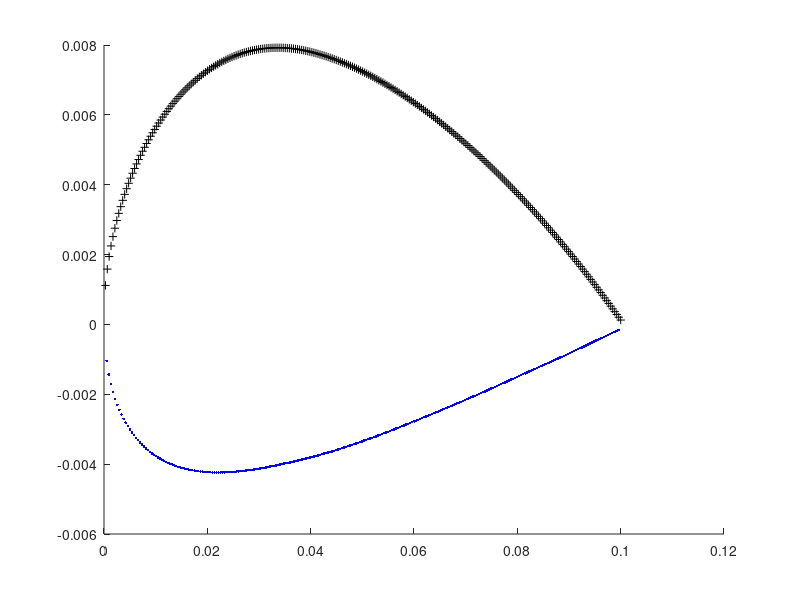

This chart was generated by the following MATLAB code:
%GENERATE 2D MESH FOR A NACA AIRFOIL

%%%%%%%%%%%%%%%%%%%%%%%%%%%%%%%%%%%%%%%%%%%%%%%%%%%%%%%%%%%%%%%%%%%%%%%%%%%

%GRID PARAMETERS
L = 0.1; %Length of computational domain (m) 
N = 512; %Number of Cartesian grid meshwidths (finest)
dx = L/N; %Cartesian mesh width (m)

NFINEST = 64;  % NFINEST = 4 corresponds to a uniform grid spacing of h=1/64

%AIRFOIL PARAMETERS

%NACA NUMBERS (for more info see Wikipedia page on naca airfoils)
first = 2;
second = 4;
third = 1;
fourth = 2;
thirdFourth = 12; %last two digits

c = 0.1; %chord length

ds = c/(N/2); %spatial step for lagrangian points
stepsOverChord = c/ds; %number of steps over chord length

t = thirdFourth/100.0; %max thickness of the airfoil as a fraction of the chord

m = first/100.0; %maximum camber
p = second/10.0; %location of the maximum camber

%INITIALIZE SOME VARIABLES

%COORDINATES OF LEADING TIP
x0 = 0.0;
y0 = 0.0;

%ARC LENGTH
arcLengthUpper = 0; %arc length of upper surface
arcLengthLower = 0; %arc length of lower surface
arcLengthTotal = 0; %arc length of airfoil surface

%SET FIRST SET OF "PREVIOUS" COORDINATES TO ORIGIN OF AIRFOIL
xUPrevious = 0.0;
yUPrevious = 0.0;

xLPrevious = 0.0;
yLPrevious = 0.0;

%%CREATE UPPER AND LOWER SURFACES OF AIRFOIL...
for x = 1:N
    
    xn = x*dx; %position along the x axis
    
    %HALF THICKNESS OF AIRFOIL AT GIVEN POSITION ON CHORD
    yT = 5*t*c*((0.2969*sqrt(xn/c))+(-0.1260*(xn/c))+(-0.3516*(xn/c)^2)+(0.2843*(xn/c)^3)+(-0.1015*(xn/c)^4));
    
    %MEAN CAMBER LINE    
    if xn <= p*c %calculating for a cambered 4-digit naca airfoil (see wikipedia page)
        
       yC = m*(xn/p^2)*(2*p - (xn/c));
       
       dyCdx = (2*m/p^2)*(p-(xn/c));
       
    else
        
        yC = m*(((c-xn)/(1-p)^2)*(1+(xn/c)-2*p));
        
        dyCdx = ((2*m/((1-p)^2)))*(p-(xn/c));
        
    end
    
    theta = atan(dyCdx);
    
    %UPPER SURFACE OF AIRFOIL
    yU(x) = yC + yT*cos(theta); %y coordinates of upper surface
    xU(x) = xn - yT*sin(theta); %x coordinates of upper surface
    
    %find distance from this point to previous
    dsUpper = sqrt((xU(x) - xUPrevious)^2 + (yU(x) - yUPrevious)^2);
    
    %update future previous values (x(i-1))
    xUPrevious = xU(x);
    yUPrevious = yU(x);

    %add the step in length to the total arc length (upper)
    arcLengthUpper = arcLengthUpper + dsUpper;
    
    %LOWER SURFACE OF AIRFOIL
    xL(x) = xn + yT*sin(theta); %x coordinates of lower surface
    yL(x) = yC-yT*cos(theta); %y coordinates of lower surface
    
    %find distance from this point to previous
    dsLower = sqrt((xL(x) - xLPrevious)^2 + (yL(x) - yLPrevious)^2);
    
    %update future previous values (x(i-1))
    xLPrevious = xL(x);
    yLPrevious = yL(x);
    
    %add the step in length to the total arc length (lower)
    arcLengthLower = arcLengthLower + dsLower;
    
end

%find total arc length of the airfoil
arcLengthTotal = arcLengthLower + arcLengthUpper;

%PLOT THE GEOMETRY
%plot(xU, yU, 'r-'); hold on; %upper surface of airfoil
%plot(xU, yU, '*'); hold on;

%plot(xL, yL, 'r-'); hold on; %lower surface of airfoil
%plot(xL, yL, '*'); hold on;

%xlabel('x'); ylabel('y');
%axis([-0.05,0.15,-.05,.05]);

%FIND THE NUMBER OF NODES TO LAY ALONG AIRFOIL
numNodesUpper = ceil(arcLengthUpper/(0.5*dx)/4)*4+1;
numNodesLower = ceil(arcLengthLower/(0.5*dx)/4)*4+1;
numNodesTotal = numNodesUpper + numNodesLower;

%FIND LENGTH STEP ALONG ARC
dsUpper = arcLengthUpper/(numNodesUpper-1);
dsLower = arcLengthLower/(numNodesLower-1);

kappa_target = 1.0e-2; %target point penalty spring constant (Newton)

%%%%%%%%%%%%%%%%%%%%%%%%%%%%%%%%%%%%%%%%%%%%%%%%%%%%%%%%%%%%%%%%%%%%%%%%%%%

%WRITE .VERTEX FILE
vertex_fid = fopen(['naca2D_' num2str(N) '.vertex'], 'w');

%first line is the number of vertices in the file
fprintf(vertex_fid, '%d\n', 511);
hold on
%remaining lines are the initial coordinates of each vertex

%WRITE VERTICES FOR UPPER SURFACE
for i = 1:stepsOverChord
    %determine x and y coordinates of point along upper surface
    
    in = i*ds; %position along the x axis
    
    %HALF THICKNESS OF AIRFOIL AT GIVEN POSITION ON CHORD
    yT = 5*t*c*((0.2969*sqrt(in/c))+(-0.1260*(in/c))+(-0.3516*(in/c)^2)+(0.2843*(in/c)^3)+(-0.1015*(in/c)^4));
    
    %MEAN CAMBER LINE    
    if in <= p*c %calculating for a cambered 4-digit naca airfoil (see wikipedia page)
        
       yC = m*(in/p^2)*(2*p - (in/c));
       
       dyCdx = (2*m/p^2)*(p-(in/c));
       
    else
        
        yC = m*(((c-in)/(1-p)^2)*(1+(in/c)-2*p));
        
        dyCdx = ((2*m/((1-p)^2)))*(p-(in/c));
        
    end
    
    theta = atan(dyCdx);
    
    %UPPER SURFACE OF AIRFOIL
    X(1) = in - yT*sin(theta); %x coordinates of upper surface
    X(2) = yC + yT*cos(theta); %y coordinates of upper surface
    
    %plot this point
    plot(X(1),X(2),'+k')
    
    %write the coordinates to the vertex file
    fprintf(vertex_fid, '%1.16e %1.16e\n', X(1), X(2));
end

%WRITE VERTICES FOR LOWER SURFACE
for i = 1:stepsOverChord - 1
    %determine x and y coordinates of point along lower surface
    
    in = i*ds; %position along the x axis
    
    %HALF THICKNESS OF AIRFOIL AT GIVEN POSITION ON CHORD
    yT = 5*t*c*((0.2969*sqrt(in/c))+(-0.1260*(in/c))+(-0.3516*(in/c)^2)+(0.2843*(in/c)^3)+(-0.1015*(in/c)^4));
    
    %MEAN CAMBER LINE    
    if in <= p*c %calculating for a cambered 4-digit naca airfoil (see wikipedia page)
        
       yC = m*(in/p^2)*(2*p - (in/c));
       
       dyCdx = (2*m/p^2)*(p-(in/c));
       
    else
        
        yC = m*(((c-in)/(1-p)^2)*(1+(in/c)-2*p));
        
        dyCdx = ((2*m/((1-p)^2)))*(p-(in/c));
        
    end
    
    theta = atan(dyCdx);
    
    %LOWER SURFACE OF AIRFOIL
    X(1) = in + yT*sin(theta); %x coordinates of lower surface
    X(2) = yC-yT*cos(theta); %y coordinates of lower surface
    
    %plot this point
    plot(X(1),X(2), '.b')
    
    %write the coordinates to the vertex file
    fprintf(vertex_fid, '%1.16e %1.16e\n', X(1), X(2));
end

hold off
fclose(vertex_fid);

%%%%%%%%%%%%%%%%%%%%%%%%%%%%%%%%%%%%%%%%%%%%%%%%%%%%%%%%%%%%%%%%%%%%%%%%%%%

% %WRITE .TARGET FILE
% target_fid = fopen(['naca2D_' num2str(N) '.target'], 'w');
% 
% fprintf(target_fid, '%d\n', numNodesTotal-1);
% 
% for s = 0:numNodesTotal-2
%    
%     fprintf(target_fid, '%d %1.16e\n', s, kappa_target*dsUpper/(dsUpper^2));
%     
% end
% 
% fclose(target_fid);

%%%%%%%%%%%%%%%%%%%%%%%%%%%%%%%%%%%%%%%%%%%%%%%%%%%%%%%%%%%%%%%%%%%%%%%%%%%